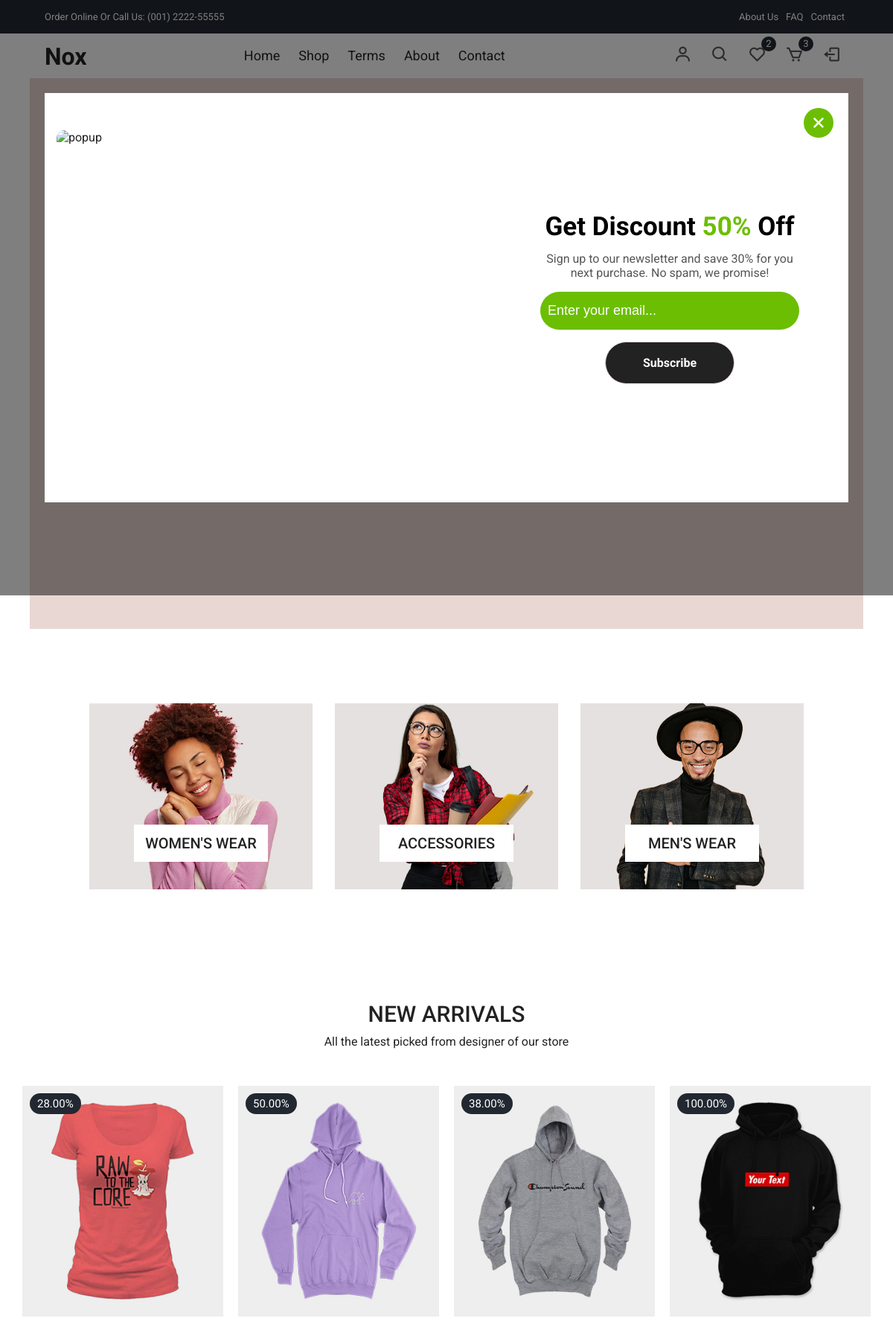
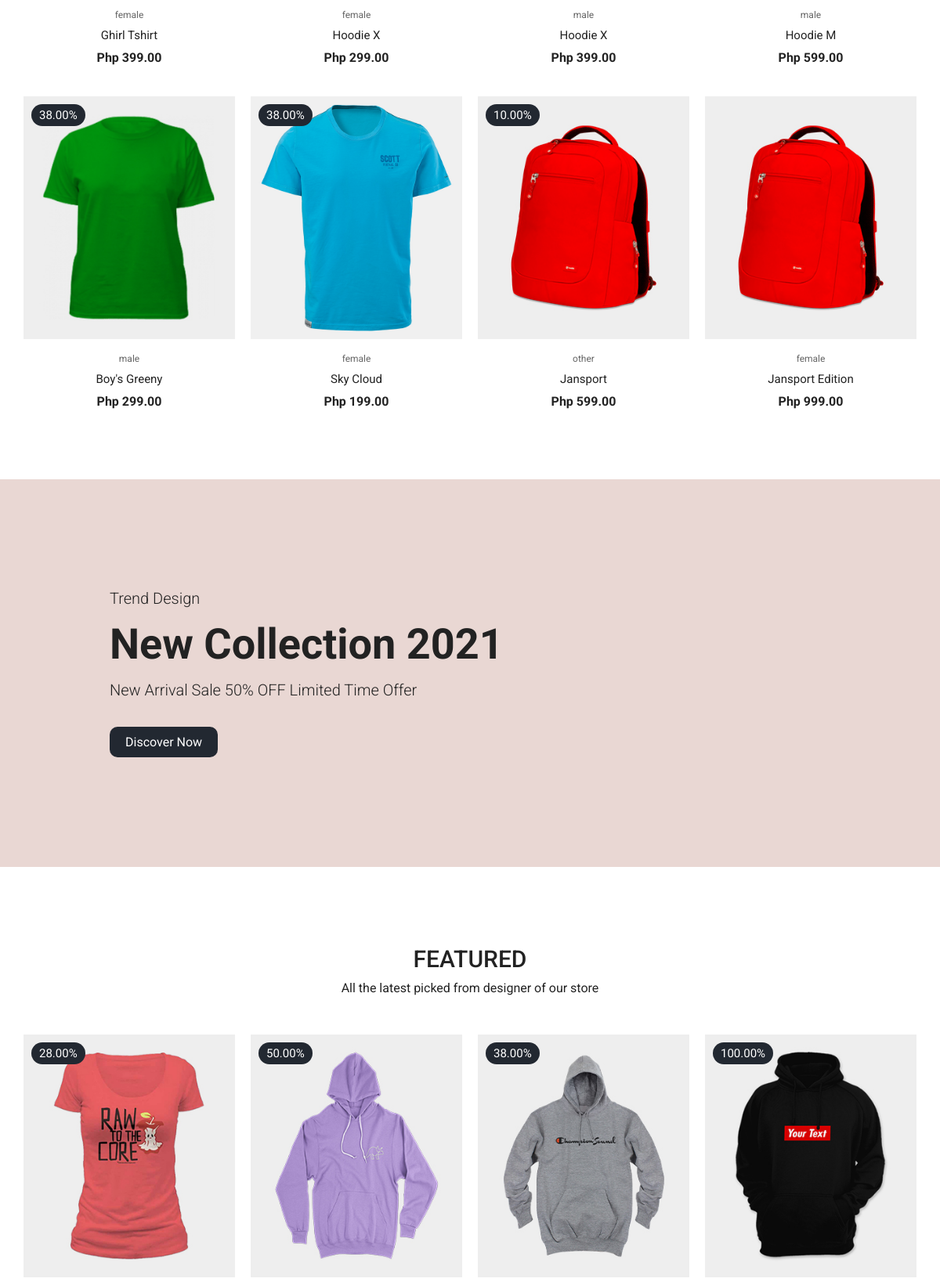
Page /user/index.php (signed in, upper part) on the committed database (2 pictures, top to bottom).
### tables this page shows
CREATE TABLE `products` (
  `id` int(11) NOT NULL,
  `name_item` varchar(250) NOT NULL,
  `type` varchar(50) NOT NULL,
  `color` varchar(50) NOT NULL,
  `size` varchar(50) NOT NULL,
  `manufacturer` varchar(100) NOT NULL,
  `description` varchar(250) NOT NULL,
  `category` varchar(250) NOT NULL,
  `quantity` int(15) NOT NULL,
  `status` varchar(50) NOT NULL,
  `image_front` longblob NOT NULL,
  `image_back` longblob NOT NULL,
  `discount` decimal(5,2) NOT NULL,
  `price` decimal(10,2) NOT NULL,
  `date_insert` date NOT NULL DEFAULT current_timestamp()
);

### user/index.php (the view, shortened to what this page needs)
<?php
include 'dbconn/conn.php';
$email = $_SESSION['email'];
$stmt = $conn->prepare("SELECT * FROM customer WHERE email = ?");
$stmt->bind_param("s", $email);
$stmt->execute();
$result = $stmt->get_result();
if ($result->num_rows > 0) {
    $user = $result->fetch_assoc();
    $user_id = $user['id'];
} else {
    header("Location: login-signup.php?error=Login%20First");
    exit();
}
?>
<!DOCTYPE html>
<html lang="en">
  <head>
    <link
      href="https://unpkg.com/boxicons@2.0.7/css/boxicons.min.css"
      rel="stylesheet"
    />
    <link rel="stylesheet" href="https://cdnjs.cloudflare.com/ajax/libs/Glide.js/3.4.1/css/glide.core.css">
    <link rel="stylesheet" href="https://cdnjs.cloudflare.com/ajax/libs/Glide.js/3.4.1/css/glide.theme.css">
    <link rel="stylesheet" href="./css/styles.css" />
  </head>
  <?php
$query = $conn->prepare("SELECT COUNT(id) AS numberofproduct FROM addcart WHERE customer_id = ? AND status != 'Paid'");
$query->bind_param("s", $user_id);
$query->execute();
$result = $query->get_result();
if ($result && $result->num_rows > 0) {
    $row = $result->fetch_assoc();
    $numberofproduct = $row['numberofproduct'];
} else {
    $numberofproduct = 0;
}
?>
<?php
$user_id = $_SESSION['user_id'];
$query = $conn->prepare("SELECT COUNT(id) AS numberwish  FROM wishlist WHERE customer_id = ?");
$query->bind_param("s", $user_id);
$query->execute();
$result = $query->get_result();
if ($result && $result->num_rows > 0) {
    $row = $result->fetch_assoc();
    $numberwish  = $row['numberwish'];
} else {
    $numberwish  = 0;
}
?>
  <body>
    <header class="header" id="header">
      <div class="top-nav">
        <div class="container d-flex">
          <p>Order Online Or Call Us: (001) 2222-55555</p>
          <ul class="d-flex">
            <li><a href="#">About Us</a></li>
            <li><a href="#">FAQ</a></li>
            <li><a href="contact.php">Contact</a></li>
          </ul>
        </div>
      </div>
      <div class="navigation">
        <div class="nav-center container d-flex">
        <a href="/" class="logo"><h1>Nox</h1></a>
          <ul class="nav-list d-flex">
            <li class="nav-item">
              <a href="index.php" class="nav-link">Home</a>
            </li>
            <li class="nav-item">
              <a href="product.php" class="nav-link">Shop</a>
            </li>
            <li class="nav-item">
            <a href="#terms" class="nav-link">Terms</a>
            </li>
            <li class="nav-item">
              <a href="#about" class="nav-link">About</a>
            </li>
            <li class="nav-item">
              <a href="contact.php" class="nav-link">Contact</a>
            </li>
          </ul>
          <div class="icons d-flex">
            <a href="login-signup.php" class="icon">
              <i class="bx bx-user"></i>
            </a>
            <div class="icon">
              <i class="bx bx-search"></i>
            </div>
            <a href="wishlist.php" class="icon">
              <i class="bx bx-heart"></i>
              <span id="wishlistCount" class="d-flex"><?php echo $numberwish; ?></span>
              </a>
            <a href="cart.php" class="icon">
              <i class="bx bx-cart"></i>
              <span id="count" class="d-flex"><?php echo $numberofproduct; ?></span>
            </a>
            <a href="logout.php" class="icon">
              <i class="bx bx-log-out"></i>
            </a>
          </div>
        </div>
      </div>
    <div class="hero">
      <div class="glide" id="glide_1">
        <div class="glide__track" data-glide-el="track">
          <ul class="glide__slides">
            <li class="glide__slide">
              <div class="center">
              </div>
            </li>
            <li class="glide__slide">
              <div class="center">
              </div>
            </li>
          </ul>
        </div>
      </div>
    </div>
    </header>
    <section class="section category">
      <div class="cat-center">
        <div class="cat">
          <img src="./images/cat3.jpg" alt="" />
          <div>
            <p>WOMEN'S WEAR</p>
          </div>
        </div>
        <div class="cat">
          <img src="./images/cat2.jpg" alt="" />
          <div>
            <p>ACCESSORIES</p>
          </div>
        </div>
        <div class="cat">
          <img src="./images/cat1.jpg" alt="" />
          <div>
            <p>MEN'S WEAR</p>
          </div>
        </div>
      </div>
    </section>
<?php
  $stmt = $conn->prepare("SELECT id, name_item, type, discount, price, image_front FROM products WHERE YEAR(date_insert) = 2024 LIMIT 8");
  $stmt->execute();
  $new = $stmt->get_result()->fetch_all(MYSQLI_ASSOC);
?>
<section class="section new-arrival">
  <div class="title">
    <h1>NEW ARRIVALS</h1>
    <p>All the latest picked from designer of our store</p>
  </div>
  <div class="product-center">
    <?php foreach ($new as $product): ?>
    <div class="product-item">
      <div class="overlay">
        <a href="productDetails.php?id=<?php echo $product['id']; ?>" class="product-thumb">
          <img src="../admin/uploads/<?php echo $product['image_front']; ?>" alt="<?php echo $product['name_item']; ?>" />
        </a>
        <?php if ($product['discount'] > 0): ?>
        <span class="discount"><?php echo $product['discount']; ?>%</span>
        <?php endif; ?>
      </div>
      <div class="product-info">
        <span><?php echo $product['type']; ?></span>
        <a href="productDetails.php?id=<?php echo $product['id']; ?>"><?php echo htmlspecialchars($product['name_item']); ?></a>
        <h4>Php <?php echo $product['price']; ?></h4>
      </div>
      <ul class="icons">
      </ul>
    </div>
    <?php endforeach; ?>
  </div>
</section>
    <section class="section banner">
<div class="left">
  <span class="trend">Trend Design</span>
  <h1>New Collection 2021</h1>
  <p>New Arrival <span class="color">Sale 50% OFF</span> Limited Time Offer</p>
  <a href="#" class="btn btn-1">Discover Now</a>
</div>
    </section>
<?php
  $stmt = $conn->prepare("SELECT id, name_item, type, discount, price, image_front FROM products WHERE YEAR(date_insert) = 2024 LIMIT 4 ");
  $stmt->execute();
  $featured = $stmt->get_result()->fetch_all(MYSQLI_ASSOC);
?>
<section class="section new-arrival">
  <div class="title">
    <h1>Featured</h1>
    <p>All the latest picked from designer of our store</p>
  </div>
  <div class="product-center">
    <?php foreach ($featured as $product): ?>
    <div class="product-item">
      <div class="overlay">
        <a href="productDetails.php?id=<?php echo $product['id']; ?>" class="product-thumb">
          <img src="./images/<?php echo $product['image_front']; ?>" alt="<?php echo $product['name_item']; ?>" />
        </a>
        <?php if ($product['discount'] > 0): ?>
        <span class="discount"><?php echo $product['discount']; ?>%</span>
        <?php endif; ?>
      </div>
      <ul class="icons">
      </ul>
    </div>
    <?php endforeach; ?>
  </div>
</section>
  <div class="popup hide-popup">
    <div class="popup-content">
      <div class="popup-close">
        <i class='bx bx-x'></i>
      </div>
      <div class="popup-left">
        <div class="popup-img-container">
          <img class="popup-img" src="./images/popup.jpg" alt="popup">
        </div>
      </div>
      <div class="popup-right">
        <div class="right-content">
          <h1>Get Discount <span>50%</span> Off</h1>
          <p>Sign up to our newsletter and save 30% for you next purchase. No spam, we promise!
          </p>
          <form action="#">
            <input type="email" placeholder="Enter your email..." class="popup-form">
            <a href="#">Subscribe</a>
          </form>
        </div>
      </div>
    </div>
  </div>
  </body>
</html>

### rows in the picture
products: image_front (picture), discount "28.00", type "female", name_item "Ghirl Tshirt", price "399.00"
products: image_front (picture), discount "50.00", type "female", name_item "Hoodie X", price "299.00"
products: image_front (picture), discount "38.00", type "male", name_item "Hoodie X", price "399.00"
products: image_front (picture), discount "100.00", type "male", name_item "Hoodie M", price "599.00"
products: image_front (picture), discount "38.00", type "male", name_item "Boy's Greeny", price "299.00"
products: image_front (picture), discount "38.00", type "female", name_item "Sky Cloud", price "199.00"
products: image_front (picture), discount "10.00", type "other", name_item "Jansport", price "599.00"
products: image_front (picture), type "female", name_item "Jansport Edition", price "999.00"

### other values in the picture
$numberwish "2"
$numberofproduct "3"
